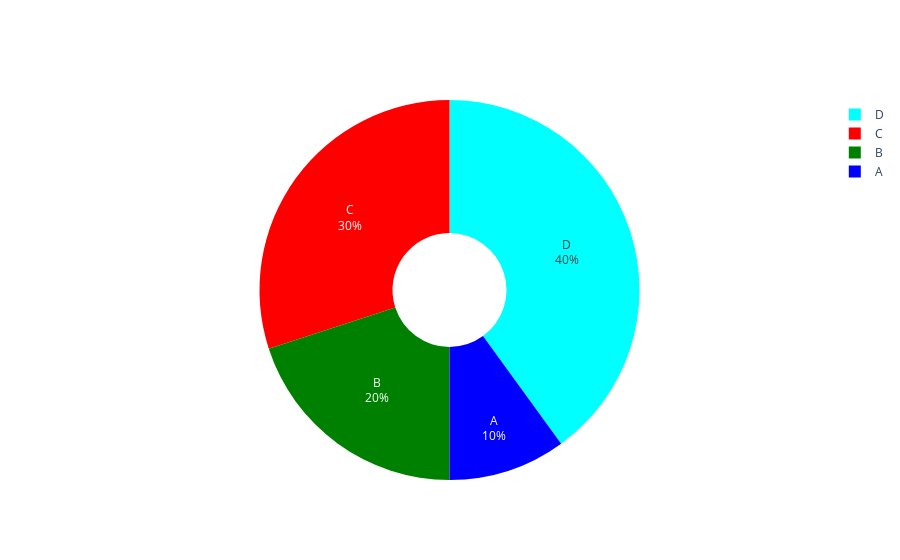

This figure's notebook cell:
### Markdown cell above
---

## 2️⃣.6️⃣ **Pie Charts**

- 📊 **Definition**:  
  Pie charts display **proportions** of a whole as **slices** of a circle.  
  In Plotly, use `go.Pie()` to create pie charts.

---

### 🔧 **Key Parameters of `go.Pie()`**:

| Parameter        | Description                                                                 |
|------------------|-----------------------------------------------------------------------------|
| 📋 `values`      | Array of values for each **slice**.                                        |
| 🏷️ `labels`     | Array of labels for each **slice**.                                        |
| 🕳️ `hole`       | Size of the center hole (for **donut charts**).                            |
| 💬 `textinfo`    | Controls displayed info (e.g., `'label'`, `'percent'`, `'value'`).         |

> ✅ **Tip**: Set `hole` (e.g., `0.4`) to create a donut chart.

---

### Code cell
import plotly.graph_objects as go

# Sample data
labels = ['A', 'B', 'C', 'D']
values = [10, 20, 30, 40]

# Create a pie chart trace
trace = go.Pie(
    labels=labels,
    values=values,
    hole=0.3,  # Create a donut chart
    textinfo='label+percent',  # Display label and percentage
    marker=dict(colors=['blue', 'green', 'red', 'cyan'])
)

# Create a figure and plot it
fig = go.Figure(data=[trace])
fig.show()

### Figure 1 — Plotly figure (JSON) as saved in the notebook; plotly's stock layout.template omitted (floating-point values rounded to 4 significant figures)
{"data": [{"hole": 0.3, "labels": ["A", "B", "C", "D"], "marker": {"colors": ["blue", "green", "red", "cyan"]}, "textinfo": "label+percent", "type": "pie", "values": [10, 20, 30, 40]}], "layout": {}}
